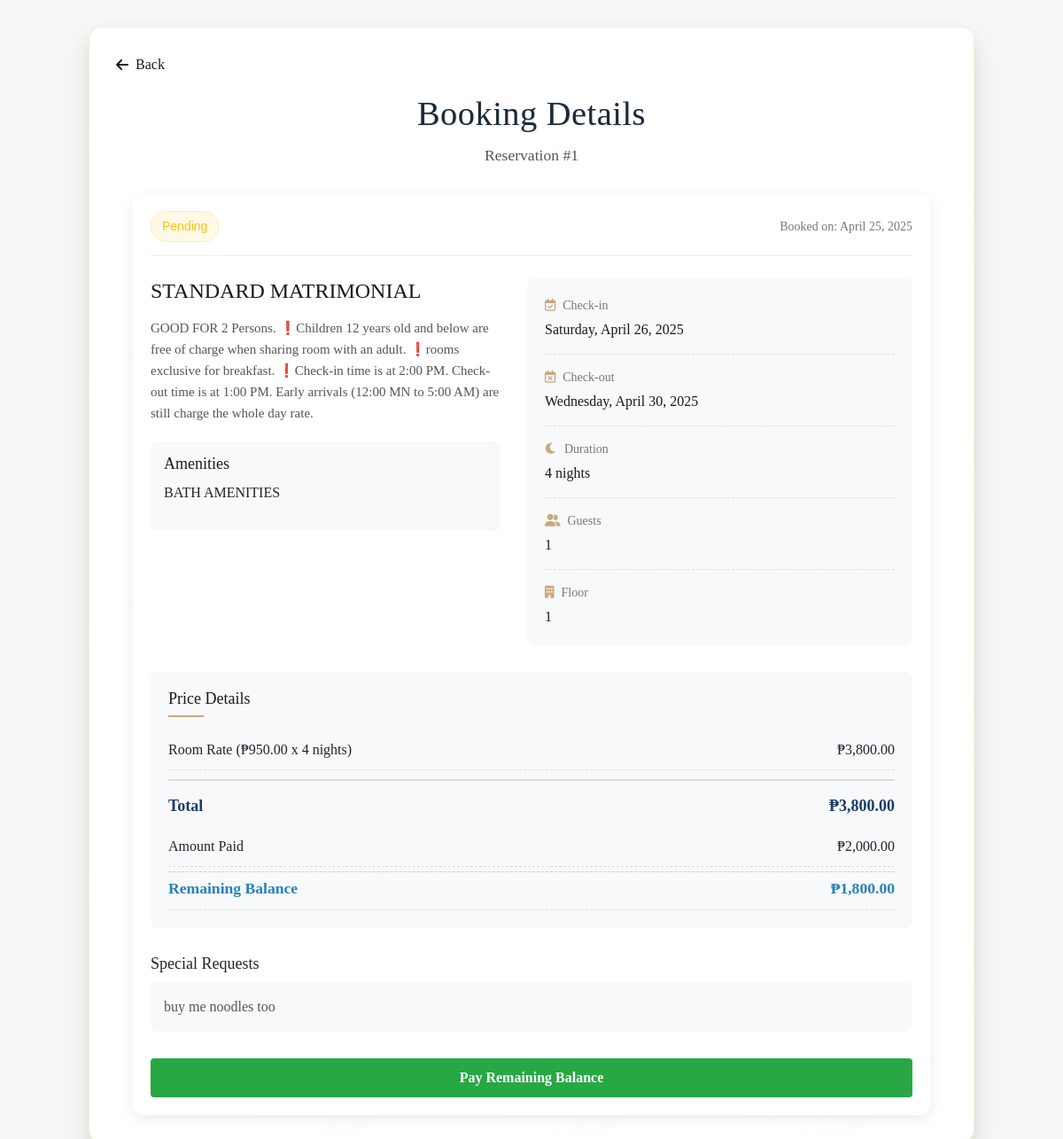
Screenshot of /landing_page/pages/booking_details.php?id=1 (signed in) with the database file from the repository.
### tables this page shows
CREATE TABLE IF NOT EXISTS `bookings` (
  `booking_id` int NOT NULL AUTO_INCREMENT,
  `user_id` int NOT NULL,
  `room_id` int NOT NULL,
  `check_in_date` date NOT NULL,
  `check_out_date` date NOT NULL,
  `booking_date` timestamp NULL DEFAULT CURRENT_TIMESTAMP,
  `guests_count` int NOT NULL,
  `total_price` decimal(10,2) NOT NULL,
  `special_requests` text,
  `booking_status` enum('pending','confirmed','checked_in','checked_out','cancelled') DEFAULT 'pending',
  `payment_status` set('pending','paid','partial') DEFAULT 'pending',
  `booking_source` varchar(50) DEFAULT 'website',
  PRIMARY KEY (`booking_id`),
  KEY `user_id` (`user_id`),
  KEY `room_id` (`room_id`)
);

CREATE TABLE IF NOT EXISTS `room_types` (
  `room_type_id` int NOT NULL AUTO_INCREMENT,
  `type_name` varchar(50) NOT NULL,
  `description` text,
  `floor_type` int NOT NULL,
  `base_price` decimal(10,2) NOT NULL,
  `capacity` int NOT NULL,
  `amenities` text,
  PRIMARY KEY (`room_type_id`)
);

### landing_page/pages/booking_details.php (the view, shortened to what this page needs)
<?php
require_once '../../config/db.php';
$user_id = isset($_SESSION['user_id']) ? $_SESSION['user_id'] : null;
$booking_id = $_GET['id'];
$stmt = $conn->prepare("SELECT b.*,
                              r.type_name, r.description, r.base_price, r.capacity, r.amenities,
                              u.username, u.email, u.phone_number,
                              rm.room_number, r.floor_type,
                              COALESCE(SUM(t.amount), 0) AS paid_amount
                       FROM bookings b
                       JOIN rooms rm ON b.room_id = rm.room_id
                       JOIN room_types r ON rm.room_type_id = r.room_type_id
                       JOIN users u ON b.user_id = u.user_id
                       LEFT JOIN transactions t ON b.booking_id = t.booking_id
                       WHERE b.booking_id = ? AND b.user_id = ?
                       GROUP BY b.booking_id");
$stmt->bind_param("ii", $booking_id, $user_id);
$stmt->execute();
$result = $stmt->get_result();
$booking = $result->fetch_assoc();
$check_in = new DateTime($booking['check_in_date']);
$check_out = new DateTime($booking['check_out_date']);
$nights = $check_in->diff($check_out)->days;
$paid_amount = floatval($booking['paid_amount']);
$total_price = floatval($booking['total_price']);
$remaining_balance = $total_price - $paid_amount;
?>
<!DOCTYPE html>
<html lang="en">
<link rel="stylesheet" href="../css/booking.css">
<?php include_once '../includes/head.php'; ?>
<body>
    <div class="booking-container">
        <div class="back-button" style="margin-bottom: 20px;">
            <a href="javascript:history.back()"
                style="text-decoration: none; color: var(--dark-text); display: flex; align-items: center; width: fit-content;">
                <i class="fas fa-arrow-left" style="margin-right: 8px;"></i>
                Back
            </a>
        </div>
        <div class="booking-header">
            <h1>Booking Details</h1>
            <p>Reservation #<?php echo $booking_id; ?></p>
        </div>
        <div class="booking-details-container">
            <div class="booking-status-bar">
                <div class="status-badge <?php echo strtolower($booking['booking_status']); ?>">
                    <?php echo ucfirst($booking['booking_status']); ?>
                </div>
                <div class="booking-date">
                    Booked on: <?php echo date('F d, Y', strtotime($booking['booking_date'])); ?>
                </div>
            </div>
            <div class="booking-info-card">
                <div class="room-info">
                    <h2><?php echo htmlspecialchars($booking['type_name']); ?></h2>
                    <p class="room-description"><?php echo htmlspecialchars($booking['description']); ?></p>
                    <div class="amenities">
                        <h3>Amenities</h3>
                        <p><?php echo htmlspecialchars($booking['amenities']); ?></p>
                    </div>
                </div>
                <div class="reservation-details">
                    <div class="detail-item">
                        <div class="detail-label"><i class="far fa-calendar-check"></i> Check-in</div>
                        <div class="detail-value"><?php echo date('l, F d, Y', strtotime($booking['check_in_date'])); ?>
                        </div>
                    </div>
                    <div class="detail-item">
                        <div class="detail-label"><i class="far fa-calendar-times"></i> Check-out</div>
                        <div class="detail-value">
                            <?php echo date('l, F d, Y', strtotime($booking['check_out_date'])); ?>
                        </div>
                    </div>
                    <div class="detail-item">
                        <div class="detail-label"><i class="fas fa-moon"></i> Duration</div>
                        <div class="detail-value"><?php echo $nights; ?> night<?php echo $nights > 1 ? 's' : ''; ?>
                        </div>
                    </div>
                    <div class="detail-item">
                        <div class="detail-label"><i class="fas fa-user-friends"></i> Guests</div>
                        <div class="detail-value"><?php echo $booking['guests_count']; ?></div>
                    </div>
                    <div class="detail-item">
                        <div class="detail-label"><i class="fas fa-building"></i> Floor</div>
                        <div class="detail-value"><?php echo $booking['floor_type']; ?></div>
                    </div>
                </div>
            </div>
            <div class="pricing-summary">
                <h3>Price Details</h3>
                <div class="price-row">
                    <span>Room Rate (₱<?php echo number_format($booking['base_price'], 2); ?> x <?php echo $nights; ?>
                        nights)</span>
                    <span>₱<?php echo number_format($booking['base_price'] * $nights, 2); ?></span>
                </div>
                <div class="price-row total">
                    <span>Total</span>
                    <span>₱<?php echo number_format($booking['total_price'], 2); ?></span>
                </div>
                <?php if ($paid_amount > 0): ?>
                    <div class="price-row">
                        <span>Amount Paid</span>
                        <span>₱<?php echo number_format($paid_amount, 2); ?></span>
                    </div>
                    <?php if ($remaining_balance > 0): ?>
                        <div class="price-row remaining">
                            <span>Remaining Balance</span>
                            <span>₱<?php echo number_format($remaining_balance, 2); ?></span>
                        </div>
                    <?php endif; ?>
                <?php endif; ?>
            </div>
            <?php if (!empty($booking['special_requests'])): ?>
                <div class="special-requests-section">
                    <h3>Special Requests</h3>
                    <p><?php echo htmlspecialchars($booking['special_requests']); ?></p>
                </div>
            <?php endif; ?>
            <?php if ($booking['payment_status'] === 'pending'): ?>
                <div class="booking-actions-section">
                    <button id="payBooking" class="btn-pay">Pay Now</button>
                </div>
            <?php elseif ($booking['payment_status'] === 'partial'): ?>
                <div class="booking-actions-section">
                    <button id="payBooking" class="btn-pay">Pay Remaining Balance</button>
                </div>
            <?php endif; ?>
        </div>
    </div>
</body>
</html>

### landing_page/includes/head.php (shortened to what this page needs)
<head>
    <link rel="stylesheet" href="../css/style.css">
    <link rel="stylesheet" href="../css/rooms.css">
    <link rel="stylesheet" href="https://cdn.jsdelivr.net/npm/bootstrap@5.3.0/dist/css/bootstrap.min.css">
    <link rel="stylesheet" href="https://cdn.datatables.net/1.13.6/css/jquery.dataTables.min.css">
    <link rel="stylesheet" href="https://cdn.datatables.net/responsive/2.5.0/css/responsive.dataTables.min.css">
    <link rel="stylesheet" href="https://cdnjs.cloudflare.com/ajax/libs/font-awesome/6.0.0-beta3/css/all.min.css">
</head>

### landing_page/css/booking.css (style rules this page uses)
.booking-container { max-width: 1000px; margin: 30px auto; padding: 30px; background: linear-gradient( 135deg, rgba(255, 255, 255, 0.98), rgba(255, 255, 255, 0.95) ); border-radius: 15px; box-shadow: 0 15px 30px rgba(0, 0, 0, 0.12), 0 4px 10px rgba(212, 175, 55, 0.08); font-family: "Montserrat", sans-serif; position: relative; border: 1px solid rgba(212, 175, 55, 0.2); }
.booking-header { text-align: center; margin-bottom: 25px; }
.booking-header h1 { font-family: "Playfair Display", serif; font-size: 2.4em; color: #1a2a3a; margin-bottom: 12px; text-shadow: 1px 1px 2px rgba(0, 0, 0, 0.1); letter-spacing: 0.5px; }
.booking-header p { color: #555; font-size: 1.1em; font-weight: 300; line-height: 1.4; }
.booking-details-container { max-width: 900px; margin: 0 auto; padding: 20px; background-color: white; border-radius: 10px; box-shadow: 0 5px 15px rgba(0, 0, 0, 0.08); margin-top: 30px; }
.booking-status-bar { display: flex; justify-content: space-between; align-items: center; margin-bottom: 25px; padding-bottom: 15px; border-bottom: 1px solid #eee; }
.status-badge { display: inline-block; padding: 6px 12px; border-radius: 20px; font-size: 14px; font-weight: 500; font-family: "Montserrat", sans-serif; }
.status-badge.pending { background-color: rgba(255, 193, 7, 0.1); color: #ffc107; border: 1px solid rgba(255, 193, 7, 0.2); }
.booking-date { font-size: 14px; color: #777; }
.booking-info-card { display: flex; flex-direction: column; gap: 30px; margin-bottom: 30px; }
@media (min-width: 768px) { .booking-info-card { flex-direction: row; } }
.room-info { flex: 1; }
.room-info h2 { font-size: 24px; margin-bottom: 15px; color: var(--dark-text); }
.room-description { font-size: 15px; line-height: 1.6; color: #555; margin-bottom: 20px; }
.amenities { background-color: #f8f9fa; padding: 15px; border-radius: 8px; }
.amenities h3 { font-size: 18px; margin-bottom: 10px; color: var(--dark-text); }
.reservation-details { flex: 1; background-color: #f8f9fa; padding: 20px; border-radius: 8px; }
.detail-item { margin-bottom: 15px; padding-bottom: 15px; border-bottom: 1px dashed #e0e0e0; }
.detail-item:last-child { margin-bottom: 0; padding-bottom: 0; border-bottom: none; }
.detail-label { font-size: 14px; color: #777; margin-bottom: 5px; display: flex; align-items: center; }
.detail-label i { margin-right: 8px; color: var(--primary-color); }
.detail-value { font-size: 16px; font-weight: 500; color: var(--dark-text); }
.pricing-summary { background-color: #f8f9fa; padding: 20px; border-radius: 8px; margin-bottom: 30px; }
.pricing-summary h3 { font-size: 18px; margin-bottom: 15px; color: var(--dark-text); position: relative; padding-bottom: 10px; }
.pricing-summary h3::after { content: ''; position: absolute; bottom: 0; left: 0; width: 40px; height: 2px; background-color: var(--primary-color); }
.price-row { display: flex; justify-content: space-between; padding: 10px 0; border-bottom: 1px dashed #e0e0e0; }
.price-row.total { border-top: 2px solid #ddd; border-bottom: none; margin-top: 10px; padding-top: 15px; font-weight: 700; font-size: 18px; color: var(--secondary-color); }
.special-requests-section { margin-bottom: 30px; }
.special-requests-section h3 { font-size: 18px; margin-bottom: 10px; }
.special-requests-section p { background-color: #f8f9fa; padding: 15px; border-radius: 8px; color: #555; line-height: 1.6; }
.booking-actions-section { text-align: center; margin-top: 20px; }
.btn-pay { display: block; width: 100%; padding: 12px 15px; text-align: center; border-radius: 6px; font-weight: 500; transition: all 0.3s ease; cursor: pointer; text-decoration: none; background-color: #42b983; color: white; border: none; margin-top: 15px; }
.btn-pay { background-color: #28a745; color: white; border: none; padding: 10px 20px; border-radius: 4px; cursor: pointer; font-weight: bold; transition: background-color 0.3s; }

### landing_page/css/style.css (style rules this page uses)
:root { --primary-color: #c8a97e; --secondary-color: #1c3c64; --accent-color: #9c7a48; --dark-text: #1a1a1a; --light-text: #707070; --light-bg: #f7f7f7; --white: #ffffff; --shadow: 0 10px 30px rgba(0, 0, 0, 0.08); --luxury-gradient: linear-gradient( 135deg, var(--primary-color) 0%, var(--accent-color) 100% ); }
* { margin: 0; padding: 0; box-sizing: border-box; font-family: "Playfair Display", serif; }
body { background-color: var(--light-bg) !important; color: var(--dark-text); }

### landing_page/pages/booking_details.php (style rules this page uses)
.price-row.remaining { font-weight: bold; color: #2980b9; font-size: 1.1em; margin-top: 5px; padding-top: 5px; border-top: 1px dashed #ccc; }

### rows the page displays
bookings: booking_status "Pending", booking_date "April 25, 2025", room_types.type_name "STANDARD MATRIMONIAL", room_types.description "GOOD FOR 2 Persons. ❗Children 12 years old and below are free of charge when sharing room with an adult. ❗rooms exclusive for breakfast. ❗Check-in time is at 2:00 PM. Check-out time is at 1:00 PM. Early arrivals (12:00 MN to 5:00 AM) are still charge the whole day rate.", room_types.amenities "BATH AMENITIES", check_in_date "Saturday, April 26, 2025", check_out_date "Wednesday, April 30, 2025", nights "4", guests_count "1", room_types.floor_type "1", room_types.base_price "950.00", $booking['base_price'] * $nights "3,800.00", total_price "3,800.00", special_requests "buy me noodles too"

### other values shown
$booking_id "1"
$paid_amount "2,000.00"
$remaining_balance "1,800.00"
